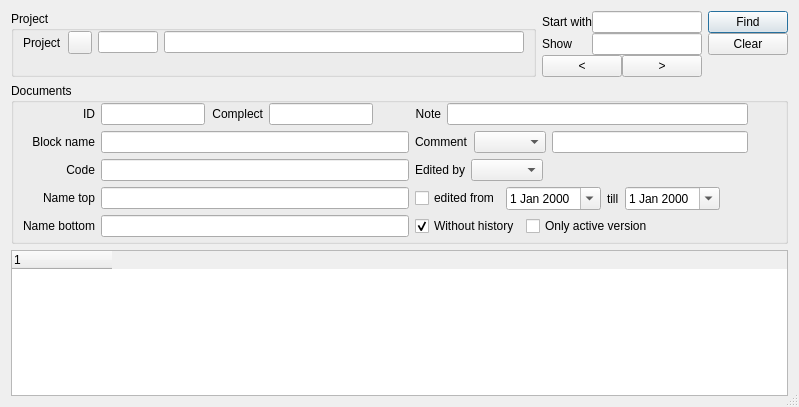
<?xml version="1.0" encoding="UTF-8"?>
<ui version="4.0">
 <class>FindDlg</class>
 <widget class="QDialog" name="FindDlg">
  <property name="geometry">
   <rect>
    <x>0</x>
    <y>0</y>
    <width>788</width>
    <height>407</height>
   </rect>
  </property>
  <property name="windowTitle">
   <string>Find</string>
  </property>
  <property name="locale">
   <locale language="English" country="UnitedStates"/>
  </property>
  <property name="sizeGripEnabled">
   <bool>true</bool>
  </property>
  <layout class="QVBoxLayout" name="verticalLayout_5" stretch="1,1,100">
   <item>
    <layout class="QHBoxLayout" name="horizontalLayout" stretch="100,1,1">
     <property name="spacing">
      <number>6</number>
     </property>
     <item>
      <widget class="QGroupBox" name="groupBox">
       <property name="title">
        <string>Project</string>
       </property>
       <layout class="QVBoxLayout" name="verticalLayout_2">
        <property name="spacing">
         <number>2</number>
        </property>
        <property name="topMargin">
         <number>0</number>
        </property>
        <property name="bottomMargin">
         <number>4</number>
        </property>
        <item>
         <layout class="QHBoxLayout" name="horizontalLayout_6">
          <property name="spacing">
           <number>6</number>
          </property>
          <item>
           <widget class="QLabel" name="label">
            <property name="text">
             <string>Project</string>
            </property>
           </widget>
          </item>
          <item>
           <widget class="QToolButton" name="toolButton">
            <property name="icon">
             <iconset resource="resource1.qrc">
              <normaloff>:/some/ico/ico/dropdownbutton.png</normaloff>:/some/ico/ico/dropdownbutton.png</iconset>
            </property>
           </widget>
          </item>
          <item>
           <widget class="QLineEdit" name="leIdProject">
            <property name="minimumSize">
             <size>
              <width>60</width>
              <height>0</height>
             </size>
            </property>
            <property name="maximumSize">
             <size>
              <width>60</width>
              <height>16777215</height>
             </size>
            </property>
            <property name="alignment">
             <set>Qt::AlignCenter</set>
            </property>
           </widget>
          </item>
          <item>
           <widget class="QLineEdit" name="leProjName">
            <property name="minimumSize">
             <size>
              <width>360</width>
              <height>0</height>
             </size>
            </property>
            <property name="readOnly">
             <bool>true</bool>
            </property>
           </widget>
          </item>
         </layout>
        </item>
        <item>
         <spacer name="verticalSpacer_2">
          <property name="orientation">
           <enum>Qt::Vertical</enum>
          </property>
          <property name="sizeHint" stdset="0">
           <size>
            <width>20</width>
            <height>40</height>
           </size>
          </property>
         </spacer>
        </item>
       </layout>
      </widget>
     </item>
     <item>
      <layout class="QVBoxLayout" name="verticalLayout_4">
       <property name="spacing">
        <number>0</number>
       </property>
       <item>
        <layout class="QGridLayout" name="gridLayout_2">
         <item row="0" column="0">
          <widget class="QLabel" name="label_12">
           <property name="text">
            <string>Start with</string>
           </property>
          </widget>
         </item>
         <item row="0" column="1">
          <widget class="QLineEdit" name="leStartWith">
           <property name="inputMethodHints">
            <set>Qt::ImhDigitsOnly</set>
           </property>
           <property name="alignment">
            <set>Qt::AlignCenter</set>
           </property>
          </widget>
         </item>
         <item row="1" column="0">
          <widget class="QLabel" name="label_13">
           <property name="text">
            <string>Show</string>
           </property>
          </widget>
         </item>
         <item row="1" column="1">
          <widget class="QLineEdit" name="leShowCount">
           <property name="inputMethodHints">
            <set>Qt::ImhDigitsOnly</set>
           </property>
           <property name="alignment">
            <set>Qt::AlignCenter</set>
           </property>
          </widget>
         </item>
        </layout>
       </item>
       <item>
        <layout class="QHBoxLayout" name="horizontalLayout_10">
         <property name="spacing">
          <number>0</number>
         </property>
         <item>
          <widget class="QPushButton" name="pbPrev">
           <property name="text">
            <string notr="true">&lt;</string>
           </property>
          </widget>
         </item>
         <item>
          <widget class="QPushButton" name="pbNext">
           <property name="text">
            <string notr="true">&gt;</string>
           </property>
          </widget>
         </item>
        </layout>
       </item>
      </layout>
     </item>
     <item>
      <layout class="QVBoxLayout" name="verticalLayout_3">
       <property name="spacing">
        <number>0</number>
       </property>
       <item>
        <widget class="QPushButton" name="pbFind">
         <property name="text">
          <string>Find</string>
         </property>
         <property name="autoDefault">
          <bool>false</bool>
         </property>
         <property name="default">
          <bool>true</bool>
         </property>
        </widget>
       </item>
       <item>
        <widget class="QPushButton" name="pbClear">
         <property name="text">
          <string>Clear</string>
         </property>
         <property name="autoDefault">
          <bool>false</bool>
         </property>
        </widget>
       </item>
       <item>
        <spacer name="verticalSpacer">
         <property name="orientation">
          <enum>Qt::Vertical</enum>
         </property>
         <property name="sizeHint" stdset="0">
          <size>
           <width>5</width>
           <height>5</height>
          </size>
         </property>
        </spacer>
       </item>
      </layout>
     </item>
    </layout>
   </item>
   <item>
    <widget class="QGroupBox" name="groupBox_2">
     <property name="title">
      <string>Documents</string>
     </property>
     <layout class="QHBoxLayout" name="horizontalLayout_7">
      <property name="topMargin">
       <number>0</number>
      </property>
      <property name="bottomMargin">
       <number>4</number>
      </property>
      <item>
       <layout class="QGridLayout" name="gridLayout">
        <item row="3" column="0">
         <widget class="QLabel" name="label_3">
          <property name="text">
           <string>Name top</string>
          </property>
          <property name="alignment">
           <set>Qt::AlignRight|Qt::AlignTrailing|Qt::AlignVCenter</set>
          </property>
         </widget>
        </item>
        <item row="3" column="1">
         <widget class="QLineEdit" name="leTopName"/>
        </item>
        <item row="4" column="1">
         <widget class="QLineEdit" name="leBottomName"/>
        </item>
        <item row="4" column="0">
         <widget class="QLabel" name="label_4">
          <property name="text">
           <string>Name bottom</string>
          </property>
          <property name="alignment">
           <set>Qt::AlignRight|Qt::AlignTrailing|Qt::AlignVCenter</set>
          </property>
         </widget>
        </item>
        <item row="0" column="0">
         <widget class="QLabel" name="label_2">
          <property name="text">
           <string notr="true">ID</string>
          </property>
          <property name="alignment">
           <set>Qt::AlignRight|Qt::AlignTrailing|Qt::AlignVCenter</set>
          </property>
         </widget>
        </item>
        <item row="0" column="1">
         <layout class="QHBoxLayout" name="horizontalLayout_2">
          <item>
           <widget class="QLineEdit" name="leId"/>
          </item>
          <item>
           <widget class="QLabel" name="label_7">
            <property name="text">
             <string>Complect</string>
            </property>
            <property name="alignment">
             <set>Qt::AlignRight|Qt::AlignTrailing|Qt::AlignVCenter</set>
            </property>
           </widget>
          </item>
          <item>
           <widget class="QLineEdit" name="leComplect"/>
          </item>
          <item>
           <spacer name="horizontalSpacer">
            <property name="orientation">
             <enum>Qt::Horizontal</enum>
            </property>
            <property name="sizeHint" stdset="0">
             <size>
              <width>40</width>
              <height>20</height>
             </size>
            </property>
           </spacer>
          </item>
         </layout>
        </item>
        <item row="2" column="0">
         <widget class="QLabel" name="label_5">
          <property name="text">
           <string>Code</string>
          </property>
          <property name="alignment">
           <set>Qt::AlignRight|Qt::AlignTrailing|Qt::AlignVCenter</set>
          </property>
         </widget>
        </item>
        <item row="2" column="1">
         <widget class="QLineEdit" name="leCode"/>
        </item>
        <item row="1" column="0">
         <widget class="QLabel" name="label_9">
          <property name="text">
           <string>Block name</string>
          </property>
          <property name="alignment">
           <set>Qt::AlignRight|Qt::AlignTrailing|Qt::AlignVCenter</set>
          </property>
         </widget>
        </item>
        <item row="1" column="1">
         <widget class="QLineEdit" name="leBlockName"/>
        </item>
       </layout>
      </item>
      <item>
       <layout class="QVBoxLayout" name="verticalLayout">
        <item>
         <layout class="QHBoxLayout" name="horizontalLayout_4">
          <item>
           <widget class="QLabel" name="label_10">
            <property name="text">
             <string>Note</string>
            </property>
            <property name="alignment">
             <set>Qt::AlignRight|Qt::AlignTrailing|Qt::AlignVCenter</set>
            </property>
           </widget>
          </item>
          <item>
           <widget class="QLineEdit" name="leNote"/>
          </item>
         </layout>
        </item>
        <item>
         <layout class="QHBoxLayout" name="horizontalLayout_9">
          <item>
           <widget class="QLabel" name="label_11">
            <property name="text">
             <string>Comment</string>
            </property>
           </widget>
          </item>
          <item>
           <widget class="QComboBox" name="cbCommentUser">
            <property name="sizeAdjustPolicy">
             <enum>QComboBox::AdjustToContents</enum>
            </property>
           </widget>
          </item>
          <item>
           <widget class="QLineEdit" name="leComment"/>
          </item>
         </layout>
        </item>
        <item>
         <layout class="QHBoxLayout" name="horizontalLayout_8">
          <item>
           <widget class="QLabel" name="label_6">
            <property name="text">
             <string>Edited by</string>
            </property>
            <property name="alignment">
             <set>Qt::AlignRight|Qt::AlignTrailing|Qt::AlignVCenter</set>
            </property>
           </widget>
          </item>
          <item>
           <widget class="QComboBox" name="cbEditUser">
            <property name="sizeAdjustPolicy">
             <enum>QComboBox::AdjustToContents</enum>
            </property>
           </widget>
          </item>
          <item>
           <spacer name="horizontalSpacer_3">
            <property name="orientation">
             <enum>Qt::Horizontal</enum>
            </property>
            <property name="sizeHint" stdset="0">
             <size>
              <width>40</width>
              <height>20</height>
             </size>
            </property>
           </spacer>
          </item>
         </layout>
        </item>
        <item>
         <layout class="QHBoxLayout" name="horizontalLayout_3">
          <item>
           <widget class="QCheckBox" name="cbEdited">
            <property name="text">
             <string>edited from</string>
            </property>
           </widget>
          </item>
          <item>
           <widget class="QDateEdit" name="deStart">
            <property name="calendarPopup">
             <bool>true</bool>
            </property>
           </widget>
          </item>
          <item>
           <widget class="QLabel" name="label_8">
            <property name="text">
             <string>till</string>
            </property>
           </widget>
          </item>
          <item>
           <widget class="QDateEdit" name="deEnd">
            <property name="calendarPopup">
             <bool>true</bool>
            </property>
           </widget>
          </item>
          <item>
           <spacer name="horizontalSpacer_2">
            <property name="orientation">
             <enum>Qt::Horizontal</enum>
            </property>
            <property name="sizeHint" stdset="0">
             <size>
              <width>40</width>
              <height>20</height>
             </size>
            </property>
           </spacer>
          </item>
         </layout>
        </item>
        <item>
         <layout class="QHBoxLayout" name="horizontalLayout_5">
          <item>
           <widget class="QCheckBox" name="cbWithoutHistory">
            <property name="text">
             <string>Without history</string>
            </property>
            <property name="checked">
             <bool>true</bool>
            </property>
           </widget>
          </item>
          <item>
           <widget class="QCheckBox" name="cbOnlyWorking">
            <property name="text">
             <string>Only active version</string>
            </property>
           </widget>
          </item>
          <item>
           <spacer name="horizontalSpacer_4">
            <property name="orientation">
             <enum>Qt::Horizontal</enum>
            </property>
            <property name="sizeHint" stdset="0">
             <size>
              <width>40</width>
              <height>20</height>
             </size>
            </property>
           </spacer>
          </item>
         </layout>
        </item>
       </layout>
      </item>
      <item>
       <spacer name="horizontalSpacer_5">
        <property name="orientation">
         <enum>Qt::Horizontal</enum>
        </property>
        <property name="sizeHint" stdset="0">
         <size>
          <width>40</width>
          <height>20</height>
         </size>
        </property>
       </spacer>
      </item>
     </layout>
    </widget>
   </item>
   <item>
    <widget class="PlotListTree" name="twDocs">
     <property name="editTriggers">
      <set>QAbstractItemView::EditKeyPressed</set>
     </property>
     <property name="selectionMode">
      <enum>QAbstractItemView::ExtendedSelection</enum>
     </property>
     <property name="expandsOnDoubleClick">
      <bool>false</bool>
     </property>
     <attribute name="headerStretchLastSection">
      <bool>false</bool>
     </attribute>
     <column>
      <property name="text">
       <string notr="true">1</string>
      </property>
     </column>
    </widget>
   </item>
  </layout>
 </widget>
 <customwidgets>
  <customwidget>
   <class>PlotListTree</class>
   <extends>QTreeWidget</extends>
   <header>PlotListTree.h</header>
   <slots>
    <signal>AskMakeNewDocument()</signal>
   </slots>
  </customwidget>
 </customwidgets>
 <resources>
  <include location="resource1.qrc"/>
 </resources>
 <connections/>
</ui>
